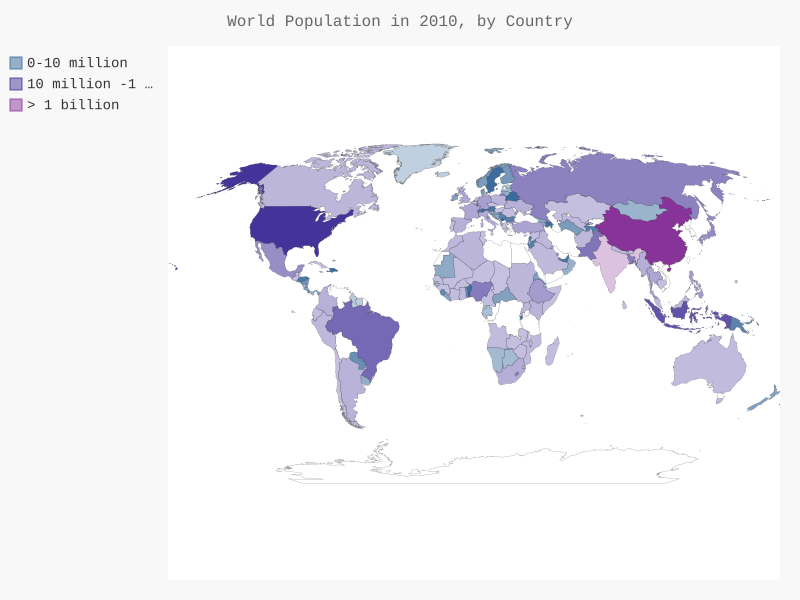

The Python source for this figure:
import json
from country_codes import get_country_code
import pygal.maps.world
from pygal.style import RotateStyle
from pygal.style import LightColorizedStyle #浅色方便印刷
filename = "population_data.json"
with open(filename) as f:
    pop_data = json.load(f)
cc_populations = {}
for pop_dict in pop_data:
    if(pop_dict["Year"] == 2010):
        country_name = pop_dict["Country Name"]
        population = pop_dict["Value"]
        code = get_country_code(country_name)
        if code:
            cc_populations[code] = population
cc_pops_1, cc_pops_2, cc_pops_3 = {}, {}, {}
for cc, pop in cc_populations.items():
    if pop < 10000000:
        cc_pops_1[cc] = pop
    elif pop < 1000000000:
        cc_pops_2[cc] = pop
    else:
        cc_pops_3[cc] = pop
print(len(cc_pops_1), len(cc_pops_2), len(cc_pops_3))
# wm_style = RotateStyle("#336699")
# wm_style = LightColorizedStyle
wm_style = RotateStyle("#336699", base_style=LightColorizedStyle)
wm = pygal.maps.world.World(style=wm_style)
wm.title = "World Population in 2010, by Country"
wm.add("0-10 million", cc_pops_1)
wm.add("10 million -1 billion", cc_pops_2)
wm.add("> 1 billion", cc_pops_3)
wm.render_to_file("world_population.svg")
